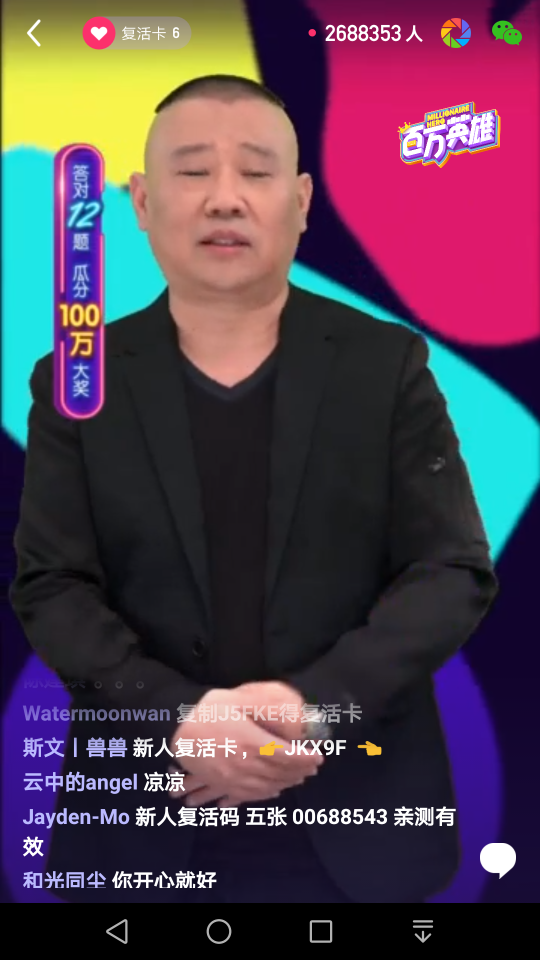
#> input picture MillionHeros/codefile/screenshots/screenshot.png, 1080 x 1920 px (shown at 1/2 size)
$ python main.py
#> lines starting #> are read from the running program, lines starting #| are printed output that depends on the picture
### MillionHeros/codefile/androidscreenshot.py
# -*- coding: utf-8 -*-
"""
Created on Thu Jan 11 14:24:38 2018
@author: Administrator

Android手机截屏
"""

import os
from PIL import Image

# 截屏软件调用
def capture_screen(filename="screenshot.png",directory="."):
    os.system("adb shell screencap -p /sdcard/{0}".format(filename))
    os.system("adb pull /sdcard/{0} {1}".format(filename, os.path.join(directory, filename)))

# 对截屏图片进行裁剪
def parse_answer_area(source_file_path, text_area_file):
#> called with source_file_path = 'screenshots/screenshot.png', text_area_file = 'screenshots/text_area.png'
    image = Image.open(source_file_path)
#> image is the input picture: PIL image 1080x1920 RGBA; mean R, G, B, A 83, 64, 78.4, 255
    wide = image.size[0]
#> wide = 1080
    region = image.crop((100, 330, wide - 70, 550))  #裁剪文字区域
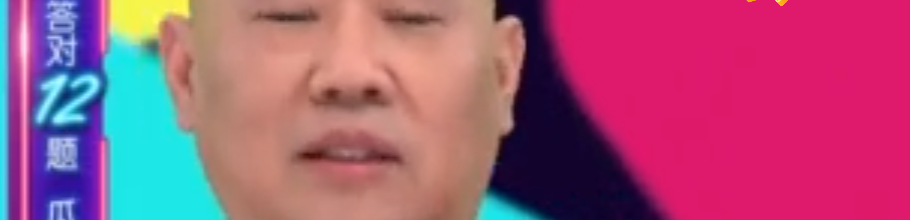
#> region: PIL image 910x220 RGBA; mean R, G, B, A 164.5, 86.3, 121.9, 255
    region.save(text_area_file)

# 读取裁剪后的图片数据
def get_area_data(text_area_file):
    with open(text_area_file, "rb") as fp:
        image_data = fp.read()
        return image_data
    return ""

# 对图片进行处理并返回文字部分的数据
def analyze_current_screen_text(screenshot_filename = "screenshot.png",directory="."):
    save_text_area = os.path.join(directory, "text_area.png")
    capture_screen(screenshot_filename, directory)
    parse_answer_area(os.path.join(directory, screenshot_filename), save_text_area)
    return get_area_data(save_text_area)

### MillionHeros/codefile/main.py
# -*- coding: utf-8 -*-
"""
Created on Thu Jan 11 14:41:55 2018
@author: Administrator

主函数
"""

from config import app_id
from config import app_key
from config import app_secret
from config import data_directory
from config import hanwan_appcode
from config import search_url
from config import prefer
from config import timevisual
import time           #时间检测模块
import json
import base64
import requests
import process
import urllib.request
import re
from aip import AipOcr
from androidscreenshot import analyze_current_screen_text


def Optical_Character_Recognition(pre,image_data):
    if pre[0]=="baidu":
        timeout=3
        text_from_image = get_text_baidu(image_data,app_id,app_key,app_secret,timeout)
    elif pre[0]=="hanwang":
        timeout=3
        text_from_image = get_text_hanwang(image_data, hanwan_appcode, timeout)
    else:
        print("OCR Selection Error!")
    return text_from_image

# 百度文字识别
def get_text_baidu(image_data, app_id, app_key, app_secret, timeout=3):
    client = AipOcr(appId=app_id, apiKey=app_key, secretKey=app_secret)
    client.setConnectionTimeoutInMillis(timeout*1000)
    options = {}
    options["language_type"] = "CHN_ENG"
    options["detect_direction"] = "true"
    options["detect_language"] = "true"
    options["probability"] = "true"
    result = client.basicGeneral(image_data, options)
    if "error_code" in result:
        print("baidu api error: ", result["error_msg"])
        return ""
    return "".join([words["words"] for words in result["words_result"]])

# 汉王文字识别
def get_text_hanwang(image_data, appcode, timeout=3):
    s=bytes.decode(base64.b64encode(image_data))
    data = "{\"uid\":\"118.12.0.12\",\"lang\":\"chns\",\"color\":\"color\",\"image\":\"" +s+ "\"}"
    base_url = "http://text.aliapi.hanvon.com/rt/ws/v1/ocr/text/recg"
    request = urllib.request.Request(base_url, str.encode(data))
    request.add_header('Authorization', 'APPCODE ' + appcode)
    request.add_header('Content-Type', 'application/json; charset=UTF-8')
    request.add_header('Content-Type', 'application/octet-stream')
    response = urllib.request.urlopen(request)
    content = response.read()
    if (content):
        decode_json = json.loads(content)
    return ''.join(decode_json['textResult'].split())
#
def page(word):
    r = requests.get(search_url + word)
    if r.status_code == 200:
        return r.text
    else:
        print(r.status_code)
        return False
# 百度搜索
def search(keyword, **kwargs):
    kwargs.setdefault('convey', False)
    search_page = page(keyword)
    results = process.page(search_page)
    if kwargs['convey']:
        for result in results:
            result.convey_url()
    return results

def main():
    # 文字识别
    start = time.time()
    screenshot_filename = "screenshot.png"
    image_data = analyze_current_screen_text(screenshot_filename,data_directory)
    question_text = Optical_Character_Recognition(prefer,image_data)
    keyword = question_text[2:]
    print("问题："+keyword+"\n")
    filtrate = re.compile(u'[^\u4E00-\u9FA5]')#非中文
    keyword = filtrate.sub(r'', keyword)
    # 搜索问题
    convey = 'n'
    if convey == 'y' or convey == 'Y':
        results = search(keyword, convey=True)
    elif convey == 'n' or convey == 'N' or not convey:
        results = search(keyword)
    else:
        print('输入错误')
        exit(0)
    # 搜索结果处理
    count = 0
    for result in results:
        if(result.abstract.find("更多关于")):
            index=result.abstract.find("更多关于")
            temp=result.abstract[:index]
        else:
            temp=result.abstract
        print('{0}{1}'.format("  ",temp)),print('\n')  # 此处应有格式化输出
        count=count+1
        if(count == 3):
            break
    # 时间显示
    if timevisual:
        end=time.time()
        print("TIME INTERVAL : "+str(end-start)+'s')

if __name__=="__main__":
    import cProfile
    cProfile.run("main()",filename="result.txt")
#> (the call stopped at in get_text_baidu, `client = AipOcr(appId=app_id, apiKey=app_key, secretKey=app_secret)`: aip is not available in this run)
